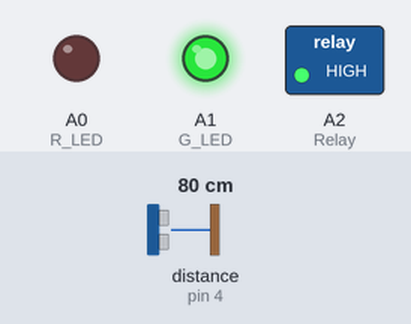
Bench run of a sketch on a simulated Arduino Uno, built with avr-gcc and run on an emulated ATmega328P. Parts: switched loads named in the sketch (green lamp = pin HIGH), output pins drawn as LEDs (lit = HIGH). Wiring (inferred from the names in the program): ultrasonic range finder: trigger pin 3; echo pin 4. Inputs (shaded band) come from the test bench; at power-on: distance to the obstacle (sensor on pin 4) 80 cm. The echo pulse lasts 58.3 µs per cm; pins used as bus, display or sensor lines are not drawn.

Above: at 1.3 s.
1.4 s: distance to the obstacle (sensor on pin 4) set to 6 cm
3.2 s: distance to the obstacle (sensor on pin 4) set to 3 cm
At 4.4 s:
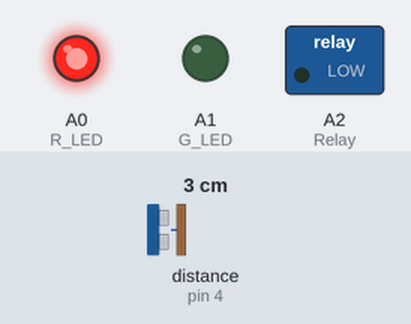
5.0 s: distance to the obstacle (sensor on pin 4) set to 9 cm
6.5 s: distance to the obstacle (sensor on pin 4) set to 12 cm
At 6.9 s:
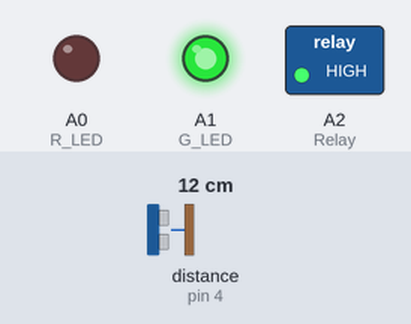
8.0 s: distance to the obstacle (sensor on pin 4) set to 2 cm
At 9.3 s:
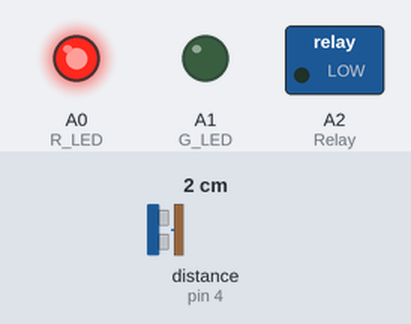
Timing chart, 0 to 10.5 s (numbered marks = the images above; inputs shaded):
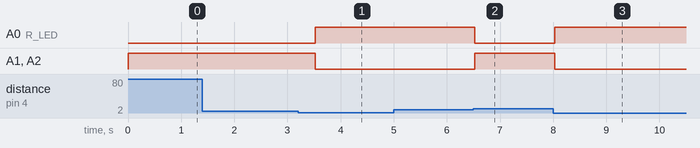

Measured:
- the behaviour switches between 5 and 4 cm on distance to the obstacle (sensor on pin 4) (found by bisection; images 0 and 1)
- the behaviour switches between 10 and 11 cm on distance to the obstacle (sensor on pin 4) (found by bisection; images 1 and 2)
- after the input at 1.4 s, every drawn part: stays the same
- after the input at 3.2 s, A0 (R_LED): LOW → HIGH after 0.32 s; A1 (G_LED), A2 (Relay): HIGH → LOW after 0.32 s
- after the input at 5.0 s, every drawn part: stays the same
- after the input at 6.5 s, A0 (R_LED): HIGH → LOW at once; A1 (G_LED), A2 (Relay): LOW → HIGH at once
- after the input at 8.0 s, A0 (R_LED): LOW → HIGH at once; A1 (G_LED), A2 (Relay): HIGH → LOW at once

The sketch:

AUTOMATIC_WATER_PUMP.ino
```cpp
//https://www.youtube.com/watch?v=HXLQGLlgdXM
const int trigPin = 3;
const int echoPin = 4;

const int R_LED = A0;
const int G_LED = A1;
const int Relay = A2;


int duration = 0;
int distance = 0;

void setup()
{
  pinMode(trigPin , OUTPUT);
  pinMode(echoPin , INPUT);

  pinMode(R_LED , OUTPUT);
  pinMode(G_LED , OUTPUT);
  pinMode(Relay , OUTPUT);


  Serial.begin(9600);

}

void loop()
{
  Serial.begin(9600);
 digitalWrite(trigPin, LOW);
  delayMicroseconds(2);
  digitalWrite(trigPin, HIGH);
  delayMicroseconds(10);
  digitalWrite(trigPin, LOW);
  duration = pulseIn(echoPin, HIGH);
  distance = duration/58.2;

  if ( distance < 4 )  // set value when you want to turn OFF water pump
  {
    digitalWrite(R_LED, HIGH);
    digitalWrite(G_LED, LOW);
    digitalWrite(Relay, LOW);
  }
  else if ( distance >= 10 )   // set value when you want to turn ON water pump
  {
    digitalWrite(R_LED, LOW);
    digitalWrite(G_LED, HIGH);
    digitalWrite(Relay, HIGH);
  }

  delay(500);
}
```
